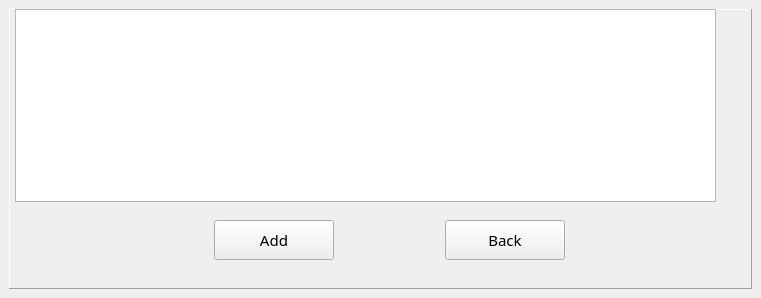
     <widget class="QWidget" name="stageAdd">
      <layout class="QVBoxLayout" name="verticalLayout_5">
       <property name="leftMargin">
        <number>9</number>
       </property>
       <property name="topMargin">
        <number>9</number>
       </property>
       <property name="rightMargin">
        <number>9</number>
       </property>
       <property name="bottomMargin">
        <number>9</number>
       </property>
       <item>
        <widget class="QFrame" name="frame">
         <property name="minimumSize">
          <size>
           <width>743</width>
           <height>280</height>
          </size>
         </property>
         <property name="font">
          <font>
           <pointsize>11</pointsize>
          </font>
         </property>
         <property name="frameShape">
          <enum>QFrame::Panel</enum>
         </property>
         <property name="frameShadow">
          <enum>QFrame::Raised</enum>
         </property>
         <widget class="QTableView" name="tableViewStageAdd">
          <property name="geometry">
           <rect>
            <x>6</x>
            <y>0</y>
            <width>701</width>
            <height>193</height>
           </rect>
          </property>
          <property name="sizePolicy">
           <sizepolicy hsizetype="Fixed" vsizetype="Expanding">
            <horstretch>0</horstretch>
            <verstretch>0</verstretch>
           </sizepolicy>
          </property>
          <property name="font">
           <font>
            <family>文泉驿等宽微米黑</family>
           </font>
          </property>
          <property name="verticalScrollBarPolicy">
           <enum>Qt::ScrollBarAlwaysOff</enum>
          </property>
          <property name="horizontalScrollBarPolicy">
           <enum>Qt::ScrollBarAlwaysOff</enum>
          </property>
          <property name="editTriggers">
           <set>QAbstractItemView::NoEditTriggers</set>
          </property>
          <property name="selectionMode">
           <enum>QAbstractItemView::SingleSelection</enum>
          </property>
          <attribute name="horizontalHeaderVisible">
           <bool>false</bool>
          </attribute>
          <attribute name="horizontalHeaderStretchLastSection">
           <bool>true</bool>
          </attribute>
          <attribute name="verticalHeaderVisible">
           <bool>false</bool>
          </attribute>
          <attribute name="verticalHeaderStretchLastSection">
           <bool>false</bool>
          </attribute>
         </widget>
         <widget class="QWidget" name="layoutWidget">
          <property name="geometry">
           <rect>
            <x>100</x>
            <y>210</y>
            <width>561</width>
            <height>42</height>
           </rect>
          </property>
          <layout class="QHBoxLayout" name="horizontalLayout_17">
           <item>
            <widget class="QToolButton" name="buttonStageAddOk">
             <property name="sizePolicy">
              <sizepolicy hsizetype="Fixed" vsizetype="Fixed">
               <horstretch>0</horstretch>
               <verstretch>0</verstretch>
              </sizepolicy>
             </property>
             <property name="minimumSize">
              <size>
               <width>92</width>
               <height>40</height>
              </size>
             </property>
             <property name="maximumSize">
              <size>
               <width>120</width>
               <height>40</height>
              </size>
             </property>
             <property name="font">
              <font>
               <family>文泉驿等宽微米黑</family>
               <pointsize>11</pointsize>
               <weight>50</weight>
               <italic>false</italic>
               <bold>false</bold>
              </font>
             </property>
             <property name="focusPolicy">
              <enum>Qt::NoFocus</enum>
             </property>
             <property name="styleSheet">
              <string notr="true"/>
             </property>
             <property name="text">
              <string>Add</string>
             </property>
            </widget>
           </item>
           <item>
            <widget class="QToolButton" name="buttonStageAddBack">
             <property name="sizePolicy">
              <sizepolicy hsizetype="Fixed" vsizetype="Fixed">
               <horstretch>0</horstretch>
               <verstretch>0</verstretch>
              </sizepolicy>
             </property>
             <property name="minimumSize">
              <size>
               <width>92</width>
               <height>40</height>
              </size>
             </property>
             <property name="maximumSize">
              <size>
               <width>120</width>
               <height>40</height>
              </size>
             </property>
             <property name="font">
              <font>
               <family>文泉驿等宽微米黑</family>
               <pointsize>11</pointsize>
               <weight>50</weight>
               <italic>false</italic>
               <bold>false</bold>
              </font>
             </property>
             <property name="focusPolicy">
              <enum>Qt::NoFocus</enum>
             </property>
             <property name="text">
              <string>Back</string>
             </property>
            </widget>
           </item>
          </layout>
         </widget>
        </widget>
       </item>
      </layout>
     </widget>
